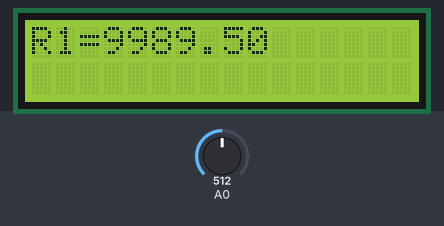
A sketch run on a simulated Arduino Uno, built with avr-gcc and run on an emulated ATmega328P. Parts: 16×2 character LCD. The test bench sets the inputs (shaded band); at power-on: A0 = 512.

Above: at 1.2 s.
1.3 s: A0 set to 0
At 2.5 s:
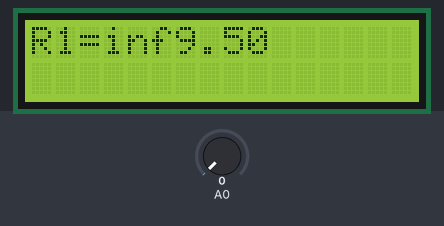
2.8 s: A0 set to 122
At 3.1 s:
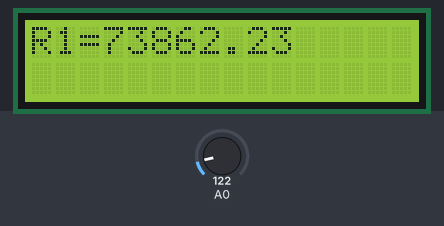
4.3 s: A0 set to 306
At 5.2 s:
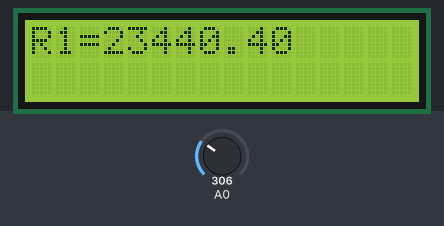
Timing chart, 0 to 7.3 s (numbered marks = the images above; inputs shaded):
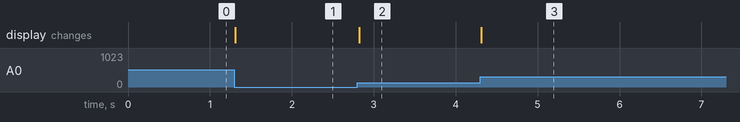

Measured:
- after the input at 1.3 s, the display: changes at once (image 1)
- after the input at 2.8 s, the display: changes at once (image 2)
- after the input at 4.3 s, the display: changes at once (image 3)

The sketch:

practica2-3.ino
```cpp
#include <LiquidCrystal_I2C.h>

/*
   Fundacion KinaL
   Centro educativo tecnico LaboraL KinaL
   Quinto perito
   Quinto eLectronica
   Codigo Tecnico: EB5AM / EB5AV
   Curso: TaLLer de eLectronica digitaL y reparacion de computadoras I
   Proyecto: OHMIMETRO
   aLumno:Christian SoLorzano
   Fecha: 8/06/2023
*/
LiquidCrystal_I2C LCD(0x27, 16, 2);

void setup() {
  LCD.init();
  LCD.backlight();
}

void loop() {

  float R2 = 10000;
  float Vout = analogRead(A0);
  float Vout2= map(Vout,0,1023,0,500000);
  LCD.setCursor(0,1);
  float Vout3= Vout2/100000;
  float V1 = (R2*5) / Vout3;
  float R1 = V1 - R2;
  R1=R1+9;
  LCD.setCursor(0, 0);
  LCD.print("R1=");
  LCD.setCursor(3, 0);
  LCD.print(R1);


}
```
